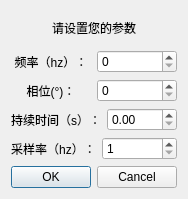
<?xml version="1.0" encoding="UTF-8"?>
<ui version="4.0">
 <class>SinSignal</class>
 <widget class="QDialog" name="SinSignal">
  <property name="geometry">
   <rect>
    <x>0</x>
    <y>0</y>
    <width>174</width>
    <height>199</height>
   </rect>
  </property>
  <property name="windowTitle">
   <string>正弦信号生成</string>
  </property>
  <layout class="QVBoxLayout" name="verticalLayout" stretch="0,2,2,2,2,2">
   <item>
    <widget class="QLabel" name="label">
     <property name="text">
      <string>请设置您的参数</string>
     </property>
     <property name="alignment">
      <set>Qt::AlignCenter</set>
     </property>
    </widget>
   </item>
   <item>
    <layout class="QHBoxLayout" name="Layout_freq">
     <item>
      <widget class="QLabel" name="label_freq">
       <property name="text">
        <string>频率（hz）：</string>
       </property>
       <property name="alignment">
        <set>Qt::AlignCenter</set>
       </property>
      </widget>
     </item>
     <item>
      <widget class="QSpinBox" name="freq">
       <property name="maximum">
        <number>40000</number>
       </property>
      </widget>
     </item>
    </layout>
   </item>
   <item>
    <layout class="QHBoxLayout" name="Layout_offset">
     <item>
      <widget class="QLabel" name="label_offset">
       <property name="text">
        <string>相位(°)：</string>
       </property>
       <property name="alignment">
        <set>Qt::AlignCenter</set>
       </property>
      </widget>
     </item>
     <item>
      <widget class="QSpinBox" name="offset">
       <property name="maximum">
        <number>360</number>
       </property>
       <property name="singleStep">
        <number>1</number>
       </property>
      </widget>
     </item>
    </layout>
   </item>
   <item>
    <layout class="QHBoxLayout" name="Layout_duration">
     <item>
      <widget class="QLabel" name="label_duration">
       <property name="text">
        <string>持续时间（s）：</string>
       </property>
       <property name="alignment">
        <set>Qt::AlignCenter</set>
       </property>
      </widget>
     </item>
     <item>
      <widget class="QDoubleSpinBox" name="duration">
       <property name="decimals">
        <number>2</number>
       </property>
       <property name="maximum">
        <double>999.990000000000009</double>
       </property>
       <property name="singleStep">
        <double>0.010000000000000</double>
       </property>
      </widget>
     </item>
    </layout>
   </item>
   <item>
    <layout class="QHBoxLayout" name="Layout_samplerate">
     <item>
      <widget class="QLabel" name="label_samplerate">
       <property name="text">
        <string>采样率（hz）：</string>
       </property>
       <property name="alignment">
        <set>Qt::AlignCenter</set>
       </property>
      </widget>
     </item>
     <item>
      <widget class="QSpinBox" name="samplerate">
       <property name="minimum">
        <number>1</number>
       </property>
       <property name="maximum">
        <number>99999</number>
       </property>
      </widget>
     </item>
    </layout>
   </item>
   <item>
    <widget class="QDialogButtonBox" name="buttonBox">
     <property name="orientation">
      <enum>Qt::Horizontal</enum>
     </property>
     <property name="standardButtons">
      <set>QDialogButtonBox::Cancel|QDialogButtonBox::Ok</set>
     </property>
     <property name="centerButtons">
      <bool>false</bool>
     </property>
    </widget>
   </item>
  </layout>
 </widget>
 <resources/>
 <connections>
  <connection>
   <sender>buttonBox</sender>
   <signal>accepted()</signal>
   <receiver>SinSignal</receiver>
   <slot>accept()</slot>
   <hints>
    <hint type="sourcelabel">
     <x>248</x>
     <y>254</y>
    </hint>
    <hint type="destinationlabel">
     <x>157</x>
     <y>274</y>
    </hint>
   </hints>
  </connection>
  <connection>
   <sender>buttonBox</sender>
   <signal>rejected()</signal>
   <receiver>SinSignal</receiver>
   <slot>reject()</slot>
   <hints>
    <hint type="sourcelabel">
     <x>316</x>
     <y>260</y>
    </hint>
    <hint type="destinationlabel">
     <x>286</x>
     <y>274</y>
    </hint>
   </hints>
  </connection>
 </connections>
</ui>
